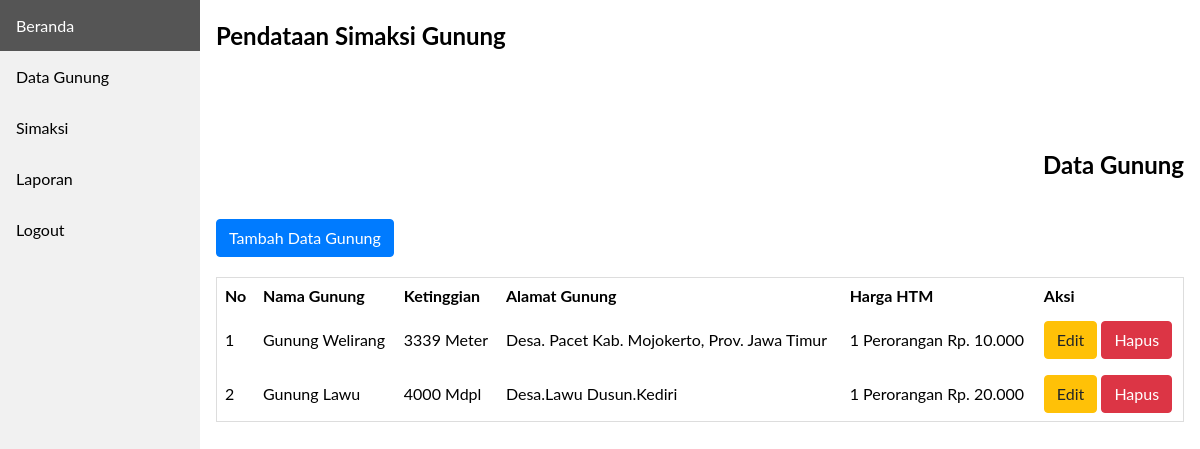
Screenshot of /frontend/data_gunung/index.php with the database file from the repository.
### tables this page shows
CREATE TABLE `data_gunung` (
  `id_gunung` int(11) NOT NULL,
  `nama_gunung` varchar(100) NOT NULL,
  `mdpl` varchar(20) NOT NULL,
  `alamat_gunung` text NOT NULL,
  `unit_htm` int(100) NOT NULL,
  `satuan_htm` varchar(100) NOT NULL,
  `htm` int(20) NOT NULL
);

### frontend/data_gunung/index.php (the view, shortened to what this page needs)
<!DOCTYPE html>
<html>
<head>
  <link rel="stylesheet" href="../../css/style.css">
</head>
<body>
<?php
  include '../../database/koneksi.php';
  include '../layouts/sidebar.php';
?>
<div class="content">
  <h2>Pendataan Simaksi Gunung</h2>
  <h2 class="teks-rata-kanan margin-top-100">Data Gunung</h2>
  <a href="form_tambah.php?page=datagunung" class="tmbl tmbl-biru margin-20-0">
    Tambah Data Gunung
  </a>
  <div class="kotak-table">
    <table class="table-responsive">
      <tr>
        <th>No</th>
        <th>Nama Gunung</th>
        <th>Ketinggian</th>
        <th>Alamat Gunung</th>
        <th>Harga HTM</th>
        <th>Aksi</th>
      </tr>
      <?php
        $no           = 1;
        $selectData   = "SELECT * FROM data_gunung";
        $queryData    = mysqli_query($host, $selectData);
        while ($data  = mysqli_fetch_assoc($queryData) ) {
      ?>
      <tr>
        <td><?= $no++ ?></td>
        <td><?= $data['nama_gunung'] ?></td>
        <td><?= $data['mdpl'] ?></td>
        <td><?= $data['alamat_gunung'] ?></td>
        <td><?= $data['unit_htm'] . " " . $data['satuan_htm'] . " " . "Rp. " . number_format($data['htm'],0,',','.')  ?></td>
        <td>
          <a href="edit.php?id=<?= $data['id_gunung']?>&page=datagunung" class="tmbl tmbl-kuning">
            Edit
          </a>
          <a href="../../backend/data_gunung/hapus.php?id=<?= $data['id_gunung']?>" class="tmbl tmbl-merah">
            Hapus
          </a>
        </td>
      </tr>
      <?php } ?>
    </table>
  </div>
</div>
</body>
</html>

### css/style.css (style rules this page uses)
body { margin: 0; font-family: "Lato", sans-serif; }
div.content { margin-left: 200px; padding: 1px 16px; height: 1000px; }
.kotak-table { overflow-x:auto !important; }
.table-responsive { border-collapse: collapse; border-spacing: 0; width: 100%; border: 1px solid #ddd; }
.table-responsive th, td { text-align: left; padding: 8px; }
.tmbl { text-decoration: none !important; display: inline-block; font-weight: 400; color: #212529; text-align: center; vertical-align: middle; cursor: pointer; -webkit-user-select: none; -moz-user-select: none; -ms-user-select: none; user-select: none; background-color: transparent; border: 1px solid transparent; padding: 0.375rem 0.75rem; font-size: 1rem; line-height: 1.5; border-radius: 0.25rem; transition: color 0.15s ease-in-out, background-color 0.15s ease-in-out, border-color 0.15s ease-in-out, box-shadow 0.15s ease-in-out; }
.tmbl-biru { color: #fff; background-color: #007bff; border-color: #007bff; }
.tmbl-kuning { color: #212529; background-color: #ffc107; border-color: #ffc107; }
.tmbl-merah { color: #fff; background-color: #dc3545; border-color: #dc3545; }
.teks-rata-kanan { text-align: right !important; }
.margin-top-100 { margin-top: 100px !important; }
.margin-20-0 { margin: 20px 0 !important; }

### rows the page displays
data_gunung: nama_gunung "Gunung Welirang", mdpl "3339 Meter", alamat_gunung "Desa. Pacet Kab. Mojokerto, Prov. Jawa Timur", unit_htm "1", satuan_htm "Perorangan", htm "10.000"
data_gunung: nama_gunung "Gunung Lawu", mdpl "4000 Mdpl", alamat_gunung "Desa.Lawu Dusun.Kediri", unit_htm "1", satuan_htm "Perorangan", htm "20.000"
